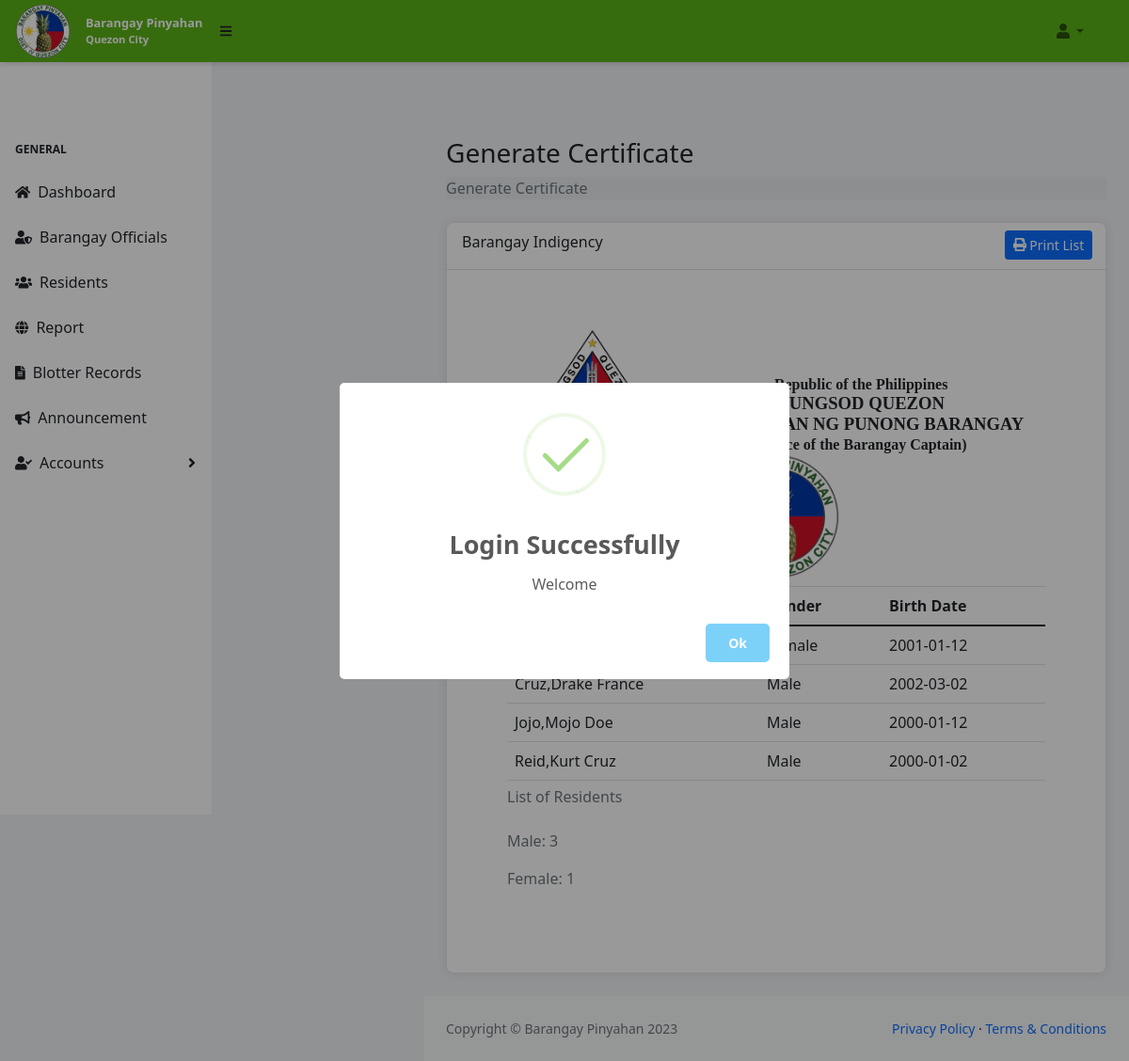
The page /residents/generate_resident (signed in) on the database its author committed.
### tables this page shows
CREATE TABLE `resident` (
  `id` int(11) NOT NULL,
  `last_name` varchar(255) NOT NULL,
  `first_name` varchar(255) NOT NULL,
  `middle_name` varchar(255) NOT NULL,
  `suffix` varchar(255) NOT NULL,
  `gender` varchar(255) NOT NULL,
  `birth_date` date NOT NULL,
  `birth_place` varchar(255) NOT NULL,
  `civil_status` varchar(255) NOT NULL,
  `nationality` varchar(255) NOT NULL,
  `religion` varchar(255) NOT NULL,
  `occupation` varchar(255) NOT NULL,
  `contact_number` varchar(255) NOT NULL,
  `pwd` varchar(255) NOT NULL,
  `pwd_id` varchar(255) NOT NULL,
  `family_monthly_income` int(11) NOT NULL,
  `indigent` varchar(255) NOT NULL,
  `solo_parent` varchar(255) NOT NULL,
  `solo_parent_id` varchar(255) NOT NULL,
  `voter` varchar(255) NOT NULL,
  `pantawid_pamilya` varchar(255) NOT NULL,
  `purok` varchar(255) NOT NULL,
  `house_no` varchar(255) NOT NULL,
  `street` varchar(255) NOT NULL,
  `to_contact_fullname` varchar(255) NOT NULL,
  `to_contact_relationship` varchar(255) NOT NULL,
  `to_contact_number` varchar(255) NOT NULL,
  `to_contact_address` varchar(255) NOT NULL,
  `national_id_no` varchar(255) NOT NULL,
  `philhealth_no` varchar(255) NOT NULL,
  `sss_no` varchar(255) NOT NULL,
  `pagibig_no` varchar(255) NOT NULL,
  `tin_no` varchar(255) NOT NULL,
  `voter_id_no` varchar(255) NOT NULL,
  `covid_status` varchar(255) NOT NULL,
  `vaccinated` varchar(255) NOT NULL,
  `date_registered` datetime NOT NULL,
  `date_death` date NOT NULL,
  `status` varchar(255) NOT NULL,
  `profile_pic` varchar(255) NOT NULL,
  `added_by` varchar(255) NOT NULL,
  `updated_by` varchar(255) NOT NULL
);

### app/controllers/Residents.php (called while the page is built, shortened)
<?php
class Residents extends Controller {
    public function __construct() {
        $this->residentModel = $this->model('Resident');
        $this->adminModel = $this->model('Admin');
    }
    public function generate_resident(){
        $residents = $this->residentModel->findAllResidentsOrderByName();
        $details = $this->adminModel->getBrgyDetail();
        $totalMale = $this->adminModel->countAllMale();
        $totalFemale = $this->adminModel->countAllFemale();
        $data = [
            'residents' => $residents,
            'detail' => $details,
            'totalMale' => $totalMale,
            'totalFemale' => $totalFemale
        ];
        $this->view('residents/generate_resident', $data);
    }
}

### app/libraries/Core.php (called while the page is built, shortened)
<?php
 class Core {
     protected $currentMethod = 'index';
    public function __construct(){
        $url = $this->getUrl();
        if (isset($url[0])) {
            if(file_exists('../app/controllers/' . ucwords($url[0]) . '.php')){
                unset($url[0]);
            }
        }
        $this->currentController = new $this->currentController;
        if(isset($url[1])){
            if(method_exists($this->currentController, $url[1])){
                $this->currentMethod = $url[1];
                unset($url[1]);
            }
        }
        $this->params = $url ? array_values($url) : [];
        call_user_func_array([$this->currentController, $this->currentMethod], $this->params);
    }
     public function getUrl(){
         if(isset($_GET['url'])){
             $url = rtrim($_GET['url'], '/');
             $url = filter_var($url, FILTER_SANITIZE_URL);
             $url = explode('/', $url);
             return $url;
         }
     }
}

### app/require.php (called while the page is built, shortened)
<?php
    require_once 'libraries/Core.php';
    require_once 'libraries/Database.php';
    $init = new Core();

### public/index.php (called while the page is built)
<?php
    require_once '../app/require.php';

### app/libraries/Database.php (called while the page is built, shortened)
<?php
class Database {
     private $dbHost = DB_HOST;
     private $dbUser = DB_USER;
     private $dbPass = DB_PASS;
     private $dbName = DB_NAME;
     private $statement;
     private $dbHandler;
     public function __construct() {
        $conn = 'mysql:host=' . $this->dbHost . ';port=330;dbname=' . $this->dbName;
        $options = array(
            PDO::ATTR_PERSISTENT => true,
            PDO::ATTR_ERRMODE => PDO::ERRMODE_EXCEPTION
        );
        try {
            $this->dbHandler = new PDO($conn, $this->dbUser, $this->dbPass, $options);
        } catch(PDOException $e){
            $this->error = $e->getMessage();
            echo $this->error;
        }
     }
     public function query($sql) {
         $this->statement = $this->dbHandler->prepare($sql);
     }
     public function bind($parameter, $value, $type = null) {
        switch (is_null($type)) {
            default:
                $type = PDO::PARAM_STR;
        }
        $this->statement->bindValue($parameter, $value, $type);
     }
     public function execute() {
        return $this->statement->execute();
     }
     public function resultSet() {
        $this->execute();
        return $this->statement->fetchAll(PDO::FETCH_OBJ);
     }
}

### app/models/Resident.php (called while the page is built, shortened)
<?php
class Resident {
    private $db;
    public function __construct(){
        $this->db = new Database;
    }
    public function findAllResidentsOrderByName() {
        $this->db->query('SELECT * FROM resident ORDER BY last_name ASC');
        $results = $this->db->resultSet();
        return $results;
    }
}

### app/views/residents/generate_resident.php (the view, shortened to what this page needs)
<?php
    require APPROOT . '/views/includes/head.php';
?>
<?php
    if($_SESSION['account_type'] == 1){
        require APPROOT . '/views/includes/admin/navigation.php';
    }
?>
<div id="layoutSidenav_content">
                <main>
                    <div class="container-fluid px-4">
                            <h3 class="mt-4">Generate Certificate</h3>
                                <ol class="breadcrumb mb-4">
                                    <li class="breadcrumb-item active">Generate Certificate</li>
                                </ol>
                                <div class="page-inner">
                                    <div class="row mt--2">
                                        <div class="col-md-12">
                                            <div class="card mb-4">
                                                <div class="card-header">
                                                    <div class="row">
                                                        <div class="col-6 col-md-10">
                                                            Barangay Indigency
                                                        </div>
                                                        <div class="col-6 col-md-2  d-grid gap-2">
                                                            <button class="btn btn-primary btn-sm" onclick="printDiv('printThis')">
                                                            <i class="fa fa-print"></i>
                                                            Print List
                                                            </button>
                                                        </div>
                                                    </div>
                                                </div>
                                                <div class="card-body m-5" id="printThis">
                                                    <div class="d-flex flex-wrap justify-content-around">
                                                        <div class="text-center">
                                                        <img src="<?php echo URLROOT .'/img/municipal-logo.png'?>?>" class="img-fluid" width="135">
                                                        </div>
                                                        <div id="cert-head" class="text-center mt-5">
                                                            <h3 class="mb-0">Republic of the Philippines</h3>
                                                            <h1 class="fw-bold mb-0">LUNGSOD QUEZON</h1>
                                                            <h1 class="fw-bold mb-0">TANGGAPAN NG PUNONG BARANGAY </h1>
                                                            <h3 class="mb-0">(Office of the Barangay Captain)</i></h3>
                                                        </div>
                                                        <div class="text-center">
                                                        </div>
                                                    </div>
                                                    <table class="table caption-top mt-2">
                                                        <caption><h6>List of Residents</h6></caption>
                                                        <caption>Male: <?php echo $data['totalMale'] ?></caption>
                                                        <caption>Female: <?php echo $data['totalFemale'] ?></caption>
                                                        <thead>
                                                            <tr>
                                                                <th>Name</th>
                                                                <th>Gender</th>
                                                                <th>Birth Date</th>
                                                            </tr>
                                                        </thead>
                                                        <tbody>
                                                        <?php foreach ($data['residents'] as $resident):?>
                                                            <tr>
                                                                <td><?php echo $resident->last_name . ',' . $resident->first_name . ' ' .$resident->middle_name. ' ' . $resident->suffix; ?></td>
                                                                <td><?php echo $resident->gender;?></td>
                                                                <td><?php echo $resident->birth_date;?></td>
                                                            </tr>
                                                        <?php endforeach; ?>
                                                        </tbody>
                                                    </table>
                                                </div>
                                            </div>
                                        </div>
                                    </div>
                                </div>
                    </div>
                </main>
<?php
    require APPROOT . '/views/includes/footer.php';
?>

### public/css/main.css (style rules this page uses)
* { padding: 0; margin: 0; box-sizing: border-box; }
body { background: #f0f2f5; }
.card { border: 0; box-shadow: 0px 0px 10px 0px rgba(82, 63, 105, 0.1); -webkit-box-shadow: 0px 0px 10px 0px rgba(82, 63, 105, 0.1); -moz-box-shadow: 0px 0px 10px 0px rgba(82, 63, 105, 0.1); -ms-box-shadow: 0px 0px 10px 0px rgba(82, 63, 105, 0.1); }
.card { position: relative; display: flex; flex-direction: column; min-width: 0; word-wrap: break-word; background-color: #ffffff; background-clip: border-box; border: 1px solid #e6e4e9; border-radius: 8px; }
.card .card-header { background: none; font-weight: 500; align-items: center; min-height: 50px; }
.card-header:first-child { border-radius: calc(8px - 1px) calc(8px - 1px) 0 0; }
#cert-head h3 { font-family: 'Old English Text MT'; font-weight: bold; font-size: 12pt; }
#cert-head h1 { font-family: Garamond; font-weight: bold; font-size: 14pt; }

### rows shown on the page
resident: gender "Female", birth_date "2001-01-12"
resident: last_name "Cruz", first_name "Drake", middle_name "France", gender "Male", birth_date "2002-03-02"
resident: last_name "Jojo", first_name "Mojo", middle_name "Doe", gender "Male", birth_date "2000-01-12"
resident: last_name "Reid", first_name "Kurt", middle_name "Cruz", gender "Male", birth_date "2000-01-02"

### other values the page prints
$data['totalMale'] "3"
$data['totalFemale'] "1"
